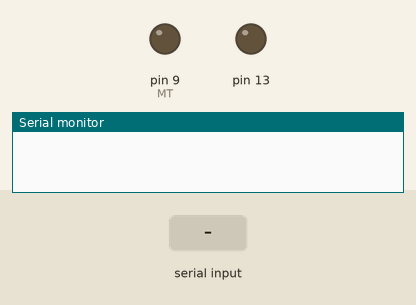
This sketch was run on a simulated Arduino Uno, built with avr-gcc and run on an emulated ATmega328P. On the bench: output pins drawn as LEDs (lit = HIGH), the last lines printed to the serial monitor. The test bench sets the inputs (shaded band).

Above: at 1.2 s.
1.3 s: "1\n" received over the second serial link
At 1.7 s:
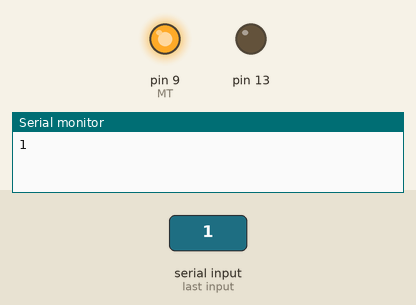
Timing chart, 0 to 4.3 s (numbered marks = the images above; inputs shaded):
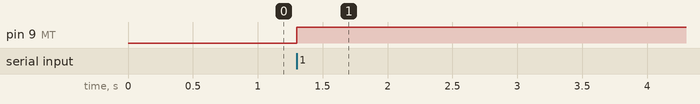

Measured:
- after the input at 1.3 s, pin 9 (MT): LOW → HIGH at once

The sketch:

MT_BLUE.ino
```cpp
#include <SoftwareSerial.h> // 블루투스 통신을 위한 SoftwareSerial 라이브러리를 불러온다.

  SoftwareSerial BTSerial(2, 3); // SoftwareSerial(TX, RX)
  byte buffer[1024]; // 데이터를 수신 받을 버퍼
  int bufferPosition; // 버퍼에 데이타를 저장할 때 기록할 위치
  boolean temp = 0;
  int MT =9;
  int curdata = 0;


void setup(){
  BTSerial.begin(9600);
  Serial.begin(9600);
  pinMode(13, OUTPUT);
  pinMode(MT, OUTPUT);
  bufferPosition = 0; // 버퍼 위치 초기화
}

void loop(){


  if (BTSerial.available()){ // 블루투스로 데이터 수신
    byte data = BTSerial.read(); // 수신 받은 데이터 저장
    Serial.write(data); // 수신된 데이터 시리얼 모니터로 출력
    buffer[bufferPosition++] = data; // 수신 받은 데이터를 버퍼에 저장

    if(data == '1' ||data == '2' ||data == '3' ||data == '4'){  // 블루투스를 통해 '1' 이 들어오면
     curdata = 1;
    }

    if(data == '\n'){ // 문자열 종료 표시
      buffer[bufferPosition] = '\0';
      bufferPosition = 0;
    }
  }

  if(curdata ==1)
  digitalWrite(MT,HIGH);
}
```
